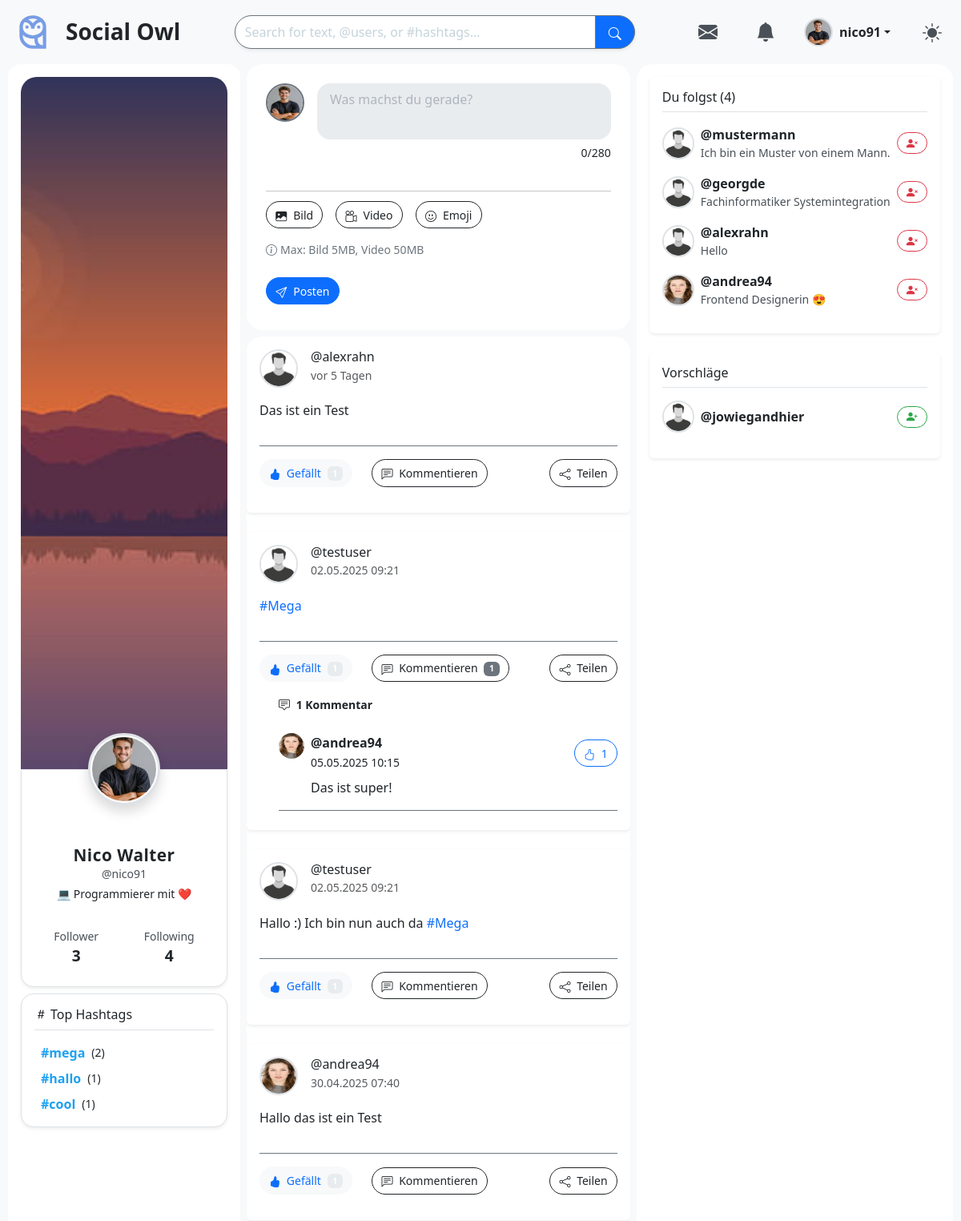
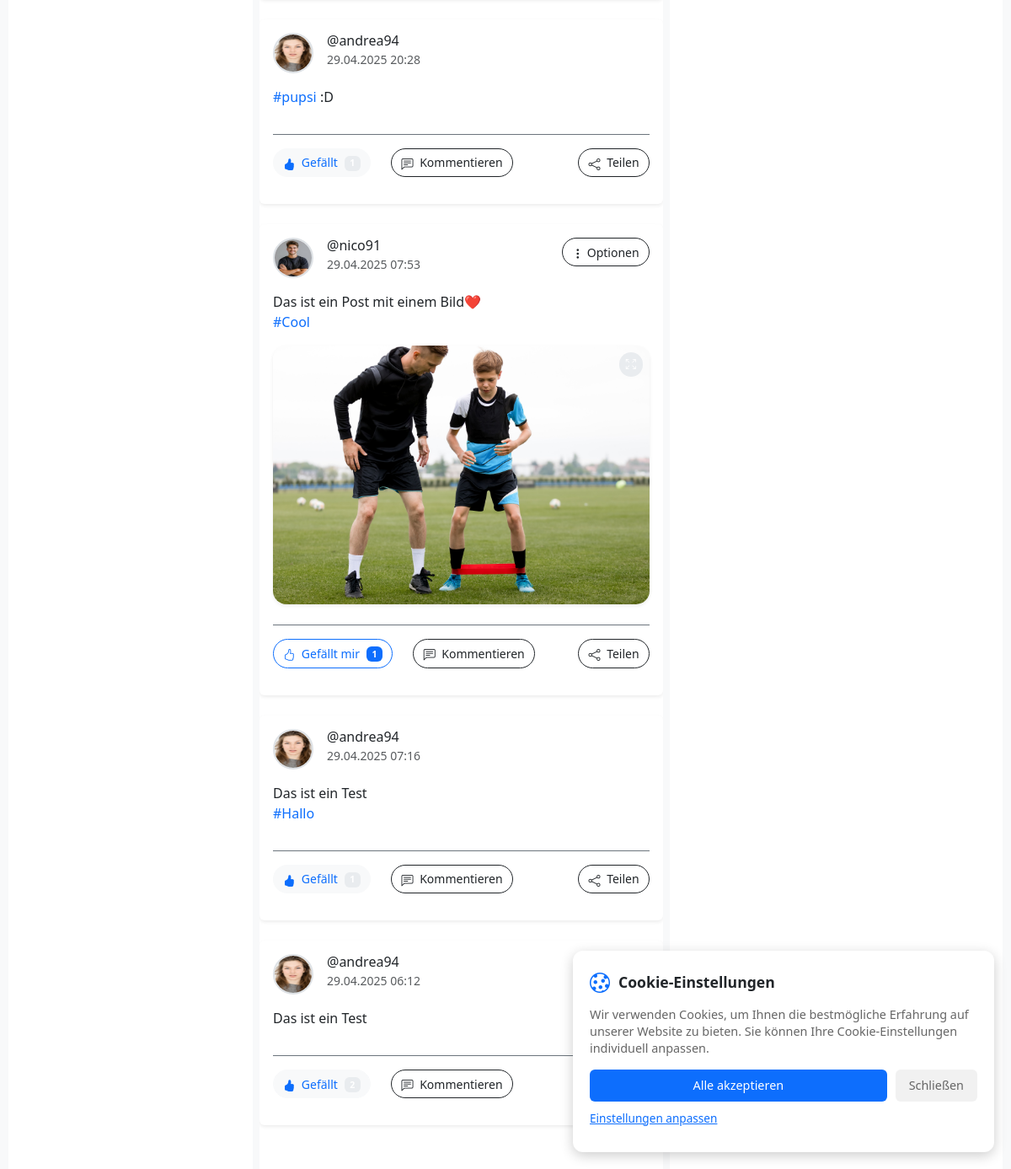
/views/index.php (signed in), run on the app's committed database (2 pictures, top to bottom).
### tables this page shows
CREATE TABLE `posts` (
  `id` int(11) NOT NULL,
  `user_id` int(11) NOT NULL,
  `content` text DEFAULT NULL,
  `image_path` varchar(255) DEFAULT NULL,
  `created_at` timestamp NULL DEFAULT current_timestamp(),
  `updated_at` timestamp NULL DEFAULT current_timestamp() ON UPDATE current_timestamp(),
  `video_path` varchar(255) DEFAULT NULL
);

CREATE TABLE `users` (
  `id` int(11) NOT NULL,
  `username` varchar(255) NOT NULL,
  `email` varchar(255) NOT NULL,
  `password` varchar(255) NOT NULL,
  `lastname` varchar(255) DEFAULT NULL,
  `firstname` varchar(255) DEFAULT NULL,
  `created_at` timestamp NOT NULL DEFAULT current_timestamp(),
  `last_active` datetime DEFAULT NULL,
  `reset_token` varchar(255) DEFAULT NULL,
  `remember_token` varchar(255) DEFAULT NULL,
  `bio` text DEFAULT NULL,
  `profile_img` varchar(255) DEFAULT 'profil.png',
  `header_img` varchar(255) DEFAULT 'default_header.png',
  `reset_pin` varchar(6) DEFAULT NULL
);

CREATE TABLE `comments` (
  `id` int(11) NOT NULL,
  `post_id` int(11) NOT NULL,
  `user_id` int(11) NOT NULL,
  `content` text DEFAULT NULL,
  `created_at` timestamp NULL DEFAULT current_timestamp()
);

### models/post.php (called while the page is built, shortened)
<?php
require_once __DIR__ . '/comment.php';
function fetchAllPosts(PDO $conn): array {
    $userId = $_SESSION["id"];
    $stmt = $conn->prepare("
        SELECT posts.*, users.username, users.profile_img,
               (SELECT COUNT(*) FROM post_likes WHERE post_id = posts.id) AS like_count,
               (SELECT COUNT(*) FROM post_likes WHERE post_id = posts.id AND user_id = :uid) AS liked_by_me
        FROM posts
        JOIN users ON posts.user_id = users.id
        ORDER BY posts.created_at DESC
    ");
    $stmt->execute([":uid" => $userId]);
    return $stmt->fetchAll(PDO::FETCH_ASSOC);
}
function fetchAllPostsWithComments(PDO $conn, int $currentUserId): array {
    $posts = fetchAllPosts($conn);
    foreach ($posts as &$post) {
        $post["comments"] = fetchCommentsForPost($conn, $post["id"], $currentUserId);
    }
    return $posts;
}

### models/comment.php (called while the page is built, shortened)
<?php
function fetchCommentsForPost(PDO $conn, int $postId, int $currentUserId): array {
    $stmt = $conn->prepare("
        SELECT c.*, u.username, u.profile_img,
               (SELECT COUNT(*) FROM comment_likes WHERE comment_id = c.id) AS like_count,
               (SELECT COUNT(*) FROM comment_likes WHERE comment_id = c.id AND user_id = :uid) AS liked
        FROM comments c
        JOIN users u ON c.user_id = u.id
        WHERE c.post_id = :post_id
        ORDER BY c.created_at ASC
    ");
    $stmt->execute([
        ":post_id" => $postId,
        ":uid" => $currentUserId
    ]);
    return $stmt->fetchAll();
}

### models/follow.php (called while the page is built, shortened)
<?php
function getFollowedUsers(PDO $conn, int $userId): array {
  $stmt = $conn->prepare("
    SELECT u.id, u.username, u.profile_img, u.bio
    FROM followers f
    JOIN users u ON u.id = f.followed_id
    WHERE f.follower_id = :uid AND f.status = 'accepted'
    ORDER BY f.followed_id DESC
    LIMIT 10
  ");
  $stmt->execute([':uid' => $userId]);
  return $stmt->fetchAll(PDO::FETCH_ASSOC);
}
function getSuggestions(PDO $conn, int $currentUserId): array {
    $stmt = $conn->prepare("
      SELECT u.id, u.username, u.profile_img, u.bio
      FROM users u
      WHERE u.id != :uid
        AND u.id NOT IN (
          SELECT followed_id FROM followers WHERE follower_id = :uid2 AND (status = 'accepted' OR status = 'pending')
        )
      ORDER BY RAND()
      LIMIT 10
    ");
    $stmt->execute([
      ":uid" => $currentUserId,
      ":uid2" => $currentUserId
    ]);
    return $stmt->fetchAll(PDO::FETCH_ASSOC);
}
function countFollowing(PDO $conn, int $userId): int {
    $stmt = $conn->prepare("SELECT COUNT(*) FROM followers WHERE follower_id = :id AND status = 'accepted'");
    $stmt->execute([":id" => $userId]);
    return (int)$stmt->fetchColumn();
}

### partials/post_card.php (the view, shortened to what this page needs)
<div
  class="tweet-card mb-4 p-3 rounded shadow-sm"
  id="post-<?= $post['id'] ?>"
  data-username="<?= htmlspecialchars($post['username']) ?>"
  data-post-id="<?= $post['id'] ?>"
  data-username="@<?= htmlspecialchars($post['username']) ?>"
>
  <div class="d-flex justify-content-between align-items-start mb-3">
    <div class="d-flex align-items-start">
      <div class="me-3">
        <img
          class="tweet-profile-image rounded-circle border border-2"
          style="border-color: var(--color-border) !important;"
          src="<?= BASE_URL ?>/assets/uploads/<?= htmlspecialchars($post["profile_img"]) ?>"
          alt="Profilbild von @<?= htmlspecialchars($post["username"]) ?>"
          width="48" height="48"
          onerror="this.src='<?= BASE_URL ?>/assets/img/default-avatar.png';"
        >
      </div>
      <div>
        <h6 class="mb-0" style="color: var(--color-text) !important;">
          <?php if (!empty($post["display_name"])): ?>
            <span class="fw-bold"><?= htmlspecialchars($post["display_name"]) ?></span>
            <small class="text-muted">@<?= htmlspecialchars($post["username"]) ?></small>
          <?php else: ?>
            @<?= htmlspecialchars($post["username"]) ?>
          <?php endif; ?>
        </h6>
        <small
          class="post-timestamp text-light opacity-75"
          data-timestamp="<?= htmlspecialchars($post['created_at'], ENT_QUOTES) ?>"
          title="<?= date("d.m.Y H:i", strtotime($post["created_at"])) ?>"
        >
          <?= date("d.m.Y H:i", strtotime($post["created_at"])) ?>
        </small>
      </div>
    </div>
    <?php if ($post["user_id"] == $_SESSION["id"]): ?>
      <div class="dropdown">
        <button
          class="btn btn-sm btn-outline-dark btn-rounded"
          type="button"
          data-bs-toggle="dropdown"
          aria-expanded="false"
          aria-label="Post-Optionen"
        >
          <i class="bi bi-three-dots-vertical"></i><span class="d-none d-md-inline ms-1">Optionen</span>
        </button>
      </div>
    <?php endif; ?>
  </div>
  <div class="mb-3 pb-3 border-bottom border-secondary">
    <p class="post-text color-text mb-3 fs-6 <?= mb_strlen($post["content"]) > 280 ? 'long-post collapsed' : '' ?>">
      <?php
        $content = htmlspecialchars($post["content"]);
        $urlPattern = '/(https?:\/\/[^\s]+)/';
        $content = preg_replace($urlPattern, '<a href="$1" target="_blank" rel="noopener noreferrer" class="text-primary text-decoration-none">$1</a>', $content);
        $content = preg_replace('/#(\w+)/', '<a href="'.BASE_URL.'/views/search.view.php?q=%23$1" class="hashtag text-primary text-decoration-none">#$1</a>', $content);
        echo nl2br($content);
      ?>
    </p>
    <?php if (!empty($post["image_path"])): ?>
      <div class="tweet-media-wrapper mb-2 w-100">
        <a href="<?= BASE_URL ?>/assets/posts/<?= htmlspecialchars($post["image_path"]) ?>?t=<?= time() ?>"
           data-fancybox="gallery-<?= $post['id'] ?>"
           class="d-block position-relative">
          <img
            src="<?= BASE_URL ?>/assets/posts/<?= htmlspecialchars($post["image_path"]) ?>?t=<?= time() ?>"
            alt="Bild zum Post von @<?= htmlspecialchars($post["username"]) ?>"
            class="tweet-media img-fluid rounded-4 shadow-sm"
            loading="lazy"
            onerror="this.src='<?= BASE_URL ?>/assets/img/placeholder.png'; this.classList.add('image-error');"
          >
          <div class="position-absolute top-0 end-0 m-2 d-none d-md-block">
            <span class="badge bg-dark bg-opacity-75 p-2 rounded-pill">
              <i class="bi bi-arrows-fullscreen"></i>
            </span>
          </div>
        </a>
      </div>
    <?php endif; ?>
  </div>
  <div class="d-flex justify-content-start align-items-center gap-3 mb-3">
    <form
      action="<?= BASE_URL ?>/controllers/like_post.php"
      method="POST"
      class="me-2 d-inline like-form"
      data-post-id="<?= $post["id"] ?>"
    >
      <button
        type="button"
        class="btn btn-sm theme-aware-btn <?= !empty($post["liked_by_me"])
          ? 'btn-light text-primary'
          : 'btn-outline-primary' ?> btn-rounded transition-all like-btn"
        data-liked="<?= !empty($post["liked_by_me"]) ? '1' : '0' ?>"
        title="<?= !empty($post["liked_by_me"]) ? 'Dir gefällt dieser Beitrag' : 'Gefällt mir markieren' ?>"
        aria-label="<?= !empty($post["liked_by_me"]) ? 'Dir gefällt dieser Beitrag' : 'Gefällt mir markieren' ?>"
      >
        <i class="bi <?= !empty($post["liked_by_me"]) ? 'bi-hand-thumbs-up-fill' : 'bi-hand-thumbs-up' ?> me-1"></i>
        <span class="d-none d-md-inline"><?= !empty($post["liked_by_me"]) ? 'Gefällt' : 'Gefällt mir' ?></span>
        <span class="badge bg-<?= !empty($post["liked_by_me"]) ? 'dark' : 'primary' ?> ms-1 like-count">
          <?= !empty($post["like_count"]) ? $post["like_count"] : '0' ?>
        </span>
      </button>
    </form>
    <button
      type="button"
      class="btn btn-sm btn-outline-dark btn-rounded toggle-comment-form"
      data-post-id="<?= $post['id'] ?>"
      title="Kommentar schreiben"
      aria-label="Kommentar schreiben"
    >
      <i class="bi bi-chat-left-text me-1"></i>
      <span class="d-none d-md-inline">Kommentieren</span>
      <?php if (!empty($post["comments"]) && count($post["comments"]) > 0): ?>
        <span class="badge bg-secondary ms-1"><?= count($post["comments"]) ?></span>
      <?php endif; ?>
    </button>
    <button
      type="button"
      class="btn btn-sm btn-outline-dark btn-rounded ms-auto share-post"
      data-post-url="<?= BASE_URL ?>/views/feed.view.php?post=<?= $post['id'] ?>"
      title="Diesen Post teilen"
      aria-label="Diesen Post teilen"
    >
      <i class="bi bi-share me-1"></i>
      <span class="d-none d-md-inline">Teilen</span>
    </button>
  </div>
  <div id="comment-list-<?= $post["id"] ?>" class="ps-4 mt-2">
    <?php if (!empty($post["comments"])): ?>
      <div class="comments-header mb-2">
        <small class="text-light fw-bold">
          <i class="bi bi-chat-square-text me-1"></i>
          <?= count($post["comments"]) ?> Kommentar<?= count($post["comments"]) !== 1 ? 'e' : '' ?>
        </small>
      </div>
      <?php foreach ($post["comments"] as $comment): ?>
        <?php include PARTIALS . "/comment_item.php"; ?>
      <?php endforeach; ?>
    <?php endif; ?>
  </div>
</div>

### views/feed.view.php (shortened to what this page needs)
<div class="feed" id="feed" data-user-id="<?= $_SESSION["id"] ?>">
  <?php if (empty($posts)): ?>
    <div class="text-center mt-5 p-5">
      <i class="bi bi-chat-dots display-1 text-secondary"></i>
      <h4 class="mt-3 text-light">Noch keine Owls vorhanden.</h4>
      <p class="text-light">Folge Profilen, um Inhalte in deinem Feed zu sehen. </br> Oder schreibe deinen eigenen ersten Owl.</p>
    </div>
  <?php else: ?>
    <?php foreach ($posts as $post): ?>
      <?php include PARTIALS . '/post_card.php'; ?>
    <?php endforeach; ?>
  <?php endif; ?>
</div>

### partials/comment_item.php (shortened to what this page needs)
<div class="comment d-flex align-items-start gap-2 mb-2 pt-3 pb-3 border-bottom border-secondary"
     id="comment-<?= $comment["id"] ?>"
     data-comment-id="<?= $comment["id"] ?>"
     data-post-id="<?= $comment["post_id"] ?>">
  <img class="rounded-circle"
       src="<?= BASE_URL ?>/assets/uploads/<?= htmlspecialchars($comment["profile_img"]) ?>"
       alt="Profilbild"
       style="width: 32px; height: 32px;">
  <div class="flex-grow-1">
    <strong class="text-light">@<?= htmlspecialchars($comment["username"]) ?></strong><br>
    <small
    class="comment-timestamp text-light"
    data-timestamp="<?= htmlspecialchars($comment["created_at"]) ?>">
  <?= date("d.m.Y H:i", strtotime($comment["created_at"])) ?>
</small>
    <div class="mt-2">
      <span class="text-light comment-content"><?= nl2br(htmlspecialchars($comment["content"])) ?></span>
    </div>
  </div>
  <div class="ms-auto mt-2 d-flex gap-2 align-items-center">
    <button type="button"
            class="btn btn-sm rounded-pill like-comment-btn <?= $comment["liked"] ? 'btn-light text-dark' : 'btn-outline-primary' ?>"
            data-comment-id="<?= $comment["id"] ?>">
      <i class="bi bi-hand-thumbs-up me-1"></i>
      <span class="like-count <?= $comment["liked"] ? 'text-dark' : '' ?>"><?= $comment["like_count"] ?></span>
    </button>
  </div>
</div>

### partials/sidebar-right.php (shortened to what this page needs)
<?php
require_once __DIR__ . '/../models/follow.php';
$conn = getDatabaseConnection();
$currentUserId = $_SESSION["id"];
$followedUsers = getFollowedUsers($conn, $currentUserId);
$suggestions = getSuggestions($conn, $currentUserId);
?>
<div class="right-top-sidebar p-3 d-flex flex-column gap-4">
  <div class="following p-3 follow rounded shadow-sm">
    <h6 class="border-bottom pb-2 mb-3" style="color: var(--color-text);">Du folgst (<?= $followingCount ?>)</h6>
    <?php if (empty($followedUsers)): ?>
      <p class="small" style="color: var(--color-text-secondary);">Noch keine Nutzer gefolgt.</p>
    <?php else: ?>
      <div class="following-container">
        <?php
        $counter = 0;
        foreach ($followedUsers as $user):
        $visibleClass = $counter < 5 ? 'visible' : '';
        ?>
          <div class="user-item <?= $visibleClass ?> align-items-center justify-content-between mb-3">
            <div class="d-flex align-items-center">
              <img src="<?= BASE_URL ?>/assets/uploads/<?= htmlspecialchars($user["profile_img"]) ?>"
                   class="rounded-circle me-2" style="border: 2px solid var(--color-border);" width="40" height="40" alt="<?= $user["username"] ?>">
              <div>
                <strong style="color: var(--color-text);">@<?= htmlspecialchars($user["username"]) ?></strong>
                <p class="mb-0 small" style="color: var(--color-text-secondary);"><?= htmlspecialchars($user["bio"]) ?></p>
              </div>
            </div>
            <form method="POST" action="/Social_App/controllers/unfollow_user.php" class="ms-2">
                <button class="btn btn-sm btn-outline-danger rounded-pill d-flex align-items-center">
                <i class="bi bi-person-x-fill"></i>
                </button>
            </form>
          </div>
        <?php
        $counter++;
        endforeach;
        ?>
      </div>
    <?php endif; ?>
  </div>
  <div class="suggestions p-3 follow rounded shadow-sm">
    <h6 class="border-bottom pb-2 mb-3" style="color: var(--color-text);">Vorschläge</h6>
    <?php if (empty($suggestions)): ?>
      <p class="small" style="color: var(--color-text-secondary);">Keine Vorschläge verfügbar.</p>
    <?php else: ?>
      <?php
      foreach ($suggestions as $user):
      ?>
        <div class="d-flex align-items-center justify-content-between mb-3">
          <div class="d-flex align-items-center">
            <img src="<?= BASE_URL ?>/assets/uploads/<?= htmlspecialchars($user["profile_img"]) ?>"
                 class="rounded-circle me-2" style="border: 2px solid var(--color-border);" width="40" height="40" alt="<?= $user["username"] ?>">
            <div>
              <strong style="color: var(--color-text);">@<?= htmlspecialchars($user["username"]) ?></strong>
            </div>
          </div>
          <form method="POST" action="/Social_App/controllers/follow_user.php" class="ms-2">
            <button class="btn btn-sm btn-outline-success rounded-pill d-flex align-items-center">
              <i class="bi bi-person-plus-fill"></i>
            </button>
          </form>
        </div>
      <?php
      endforeach;
      ?>
    <?php endif; ?>
  </div>
</div>

### data on the page
posts: user.profile_img (picture), user.username "alexrahn", content "Das ist ein Test", shows "Gefällt", like_count "1"
posts: user.profile_img (picture), user.username "testuser", created_at "02.05.2025 09:21", content "#Mega", shows "Gefällt", like_count "1", count($post["comments"]) "1"
comments: user.profile_img (picture), user.username "andrea94", created_at "05.05.2025 10:15", content "Das ist super!", like_count "1"
posts: user.profile_img (picture), user.username "testuser", created_at "02.05.2025 09:21", content "Hallo :) Ich bin nun auch da #Mega", shows "Gefällt", like_count "1"
posts: user.username (picture), user.username "andrea94", created_at "30.04.2025 07:40", content "Hallo das ist ein Test", shows "Gefällt", like_count "1"
posts: user.username (picture), user.username "andrea94", created_at "29.04.2025 20:28", content "#pupsi :D", shows "Gefällt", like_count "1"
posts: user.username (picture), user.username "nico91", created_at "29.04.2025 07:53", content "Das ist ein Post mit einem Bild❤️ #Cool", image_path (picture), shows "Gefällt mir", like_count "1"
posts: user.username (picture), user.username "andrea94", created_at "29.04.2025 07:16", content "Das ist ein Test #Hallo", shows "Gefällt", like_count "1"
posts: user.username (picture), user.username "andrea94", created_at "29.04.2025 06:12", content "Das ist ein Test", shows "Gefällt", like_count "2"
users: profile_img (picture), username "mustermann", bio "Ich bin ein Muster von einem Mann."
users: profile_img (picture), username "georgde", bio "Fachinformatiker Systemintegration"
users: profile_img (picture), username "alexrahn", bio "Hello"
users: profile_img+username (picture), username "andrea94", bio "Frontend Designerin 😍"
users: profile_img (picture), username "jowiegandhier"

### other printed values
$_SESSION["username"] "nico91"
$_SESSION["firstname"] "Nico"
$_SESSION["lastname"] "Walter"
$_SESSION["bio"] "💻 Programmierer mit ❤️"
$followerCount "3"
$followingCount "4"
$tag "mega"
$count "2"
$tag "hallo"
$count "1"
$tag "cool"
